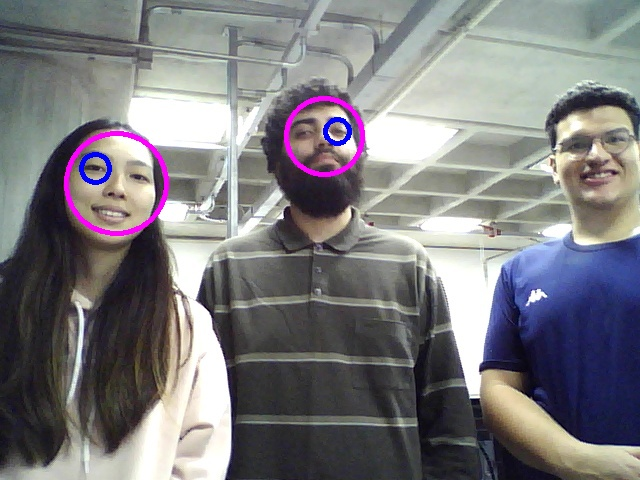
//> input picture Labs/lab07/lab7_1/foto_grupo.jpg, 640 x 480 px
$ ./lab7 -image=foto_grupo.jpg   (built with g++ and OpenCV 4)
//> lines starting //> are read from the running program, lines starting //| are printed output that depends on the picture; after the words box and inside, x2 and y2 are one past the last pixel; in counts of white or black regions, pixels touching at a corner belong together
#include "opencv2/objdetect.hpp"
#include "opencv2/highgui.hpp"
#include "opencv2/imgproc.hpp"
#include <iostream>

using namespace std;
using namespace cv;

void detectAndDisplay( Mat frame );

CascadeClassifier face_cascade;
CascadeClassifier eyes_cascade;

int main( int argc, const char** argv )
{
    CommandLineParser parser(argc, argv,
                             "{help h||}"
                             "{face_cascade|haarcascades/haarcascade_frontalface_alt.xml|Path to face cascade.}"
                             "{eyes_cascade|haarcascades/haarcascade_eye_tree_eyeglasses.xml|Path to eyes cascade.}"
                             "{image|foto_original.jpg|Path to input image.}");

    parser.about( "\nThis program demonstrates using the cv::CascadeClassifier class to detect objects (Face + eyes) in an image.\n"
                 "You can use Haar or LBP features.\n\n" );
    parser.printMessage();

    String face_cascade_name = samples::findFile( parser.get<String>("face_cascade") );
    String eyes_cascade_name = samples::findFile( parser.get<String>("eyes_cascade") );
    String image_path = parser.get<String>("image");

    //-- 1. Load the cascades
    if( !face_cascade.load( face_cascade_name ) )
    {
        cout << "--(!)Error loading face cascade\n";
        return -1;
    };
    if( !eyes_cascade.load( eyes_cascade_name ) )
    {
        cout << "--(!)Error loading eyes cascade\n";
        return -1;
    };

    //-- 2. Read the image
    Mat frame = imread(image_path);
//> frame is the input picture: 480 rows x 640 cols, CV_8UC3; mean B, G, R 125.9, 122.8, 124.1
    if (frame.empty())
    {
        cout << "--(!)Error loading image\n";
        return -1;
    }

    //-- 3. Apply the classifier to the image
    detectAndDisplay(frame);

    waitKey();
    return 0;
}

void detectAndDisplay( Mat frame )
{
    Mat frame_gray;
    cvtColor( frame, frame_gray, COLOR_BGR2GRAY );
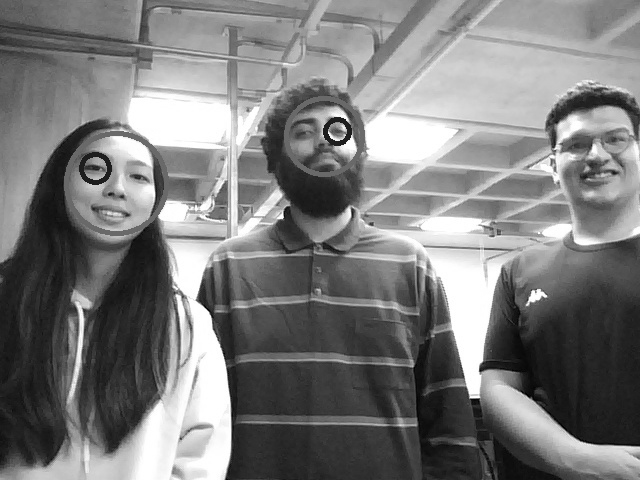
//> frame_gray: 480 rows x 640 cols, CV_8UC1; min 1, max 255, mean 123.6
    equalizeHist( frame_gray, frame_gray );

    //-- Detect faces
    std::vector<Rect> faces;
    face_cascade.detectMultiScale( frame_gray, faces );
//> faces = 2 Rects (x, y, width, height): [278, 96, 87, 87], [67, 134, 102, 102]

    for ( size_t i = 0; i < faces.size(); i++ )
    {
        Point center( faces[i].x + faces[i].width/2, faces[i].y + faces[i].height/2 );
        ellipse( frame, center, Size( faces[i].width/2, faces[i].height/2 ), 0, 0, 360, Scalar( 255, 0, 255 ), 4 );

        Mat faceROI = frame_gray( faces[i] );

        //-- In each face, detect eyes
        std::vector<Rect> eyes;
        eyes_cascade.detectMultiScale( faceROI, eyes );

        for ( size_t j = 0; j < eyes.size(); j++ )
        {
            Point eye_center( faces[i].x + eyes[j].x + eyes[j].width/2, faces[i].y + eyes[j].y + eyes[j].height/2 );
            int radius = cvRound( (eyes[j].width + eyes[j].height)*0.25 );
            circle( frame, eye_center, radius, Scalar( 255, 0, 0 ), 4 );
        }
    }
//> this loop made 2 passes
//> center on passes 1 to 2: Point(321, 139), Point(118, 185)
//> pass 1, in detectAndDisplay, `Mat faceROI = frame_gray( faces[i] );`:
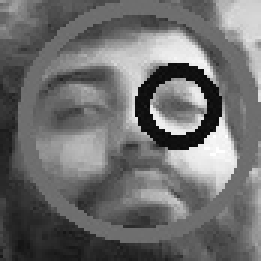
//> faceROI: 87 rows x 87 cols, CV_8UC1 (shown 3 times larger); min 6, max 255, mean 110.3
//> pass 2, in detectAndDisplay, `Mat faceROI = frame_gray( faces[i] );`:
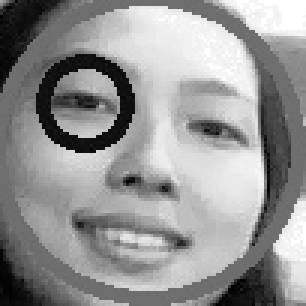
//> faceROI: 102 rows x 102 cols, CV_8UC1 (shown 3 times larger); min 0, max 255, mean 148.1
//> after the loop:
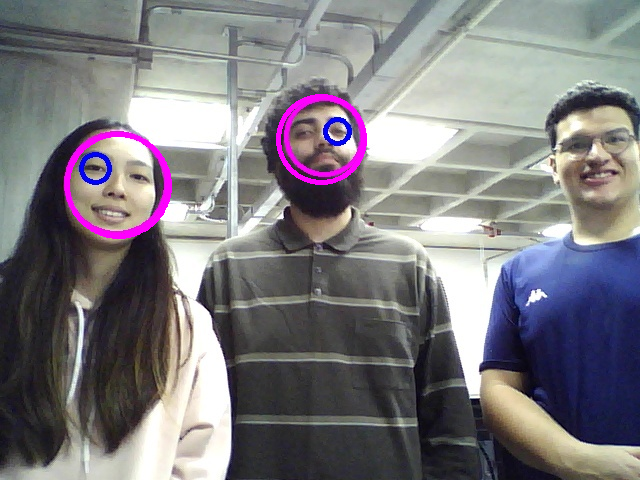
//> frame: 480 rows x 640 cols, CV_8UC3; 0.93% of pixels changed, all inside (x1, y1, x2, y2) = (65, 94, 367, 239)

    //-- Show what you got
    imwrite("foto_original.jpg", frame);
    imshow("Image - Face detection", frame );
}

$ run again, on Labs/lab07/lab7_1/Lia.jpg
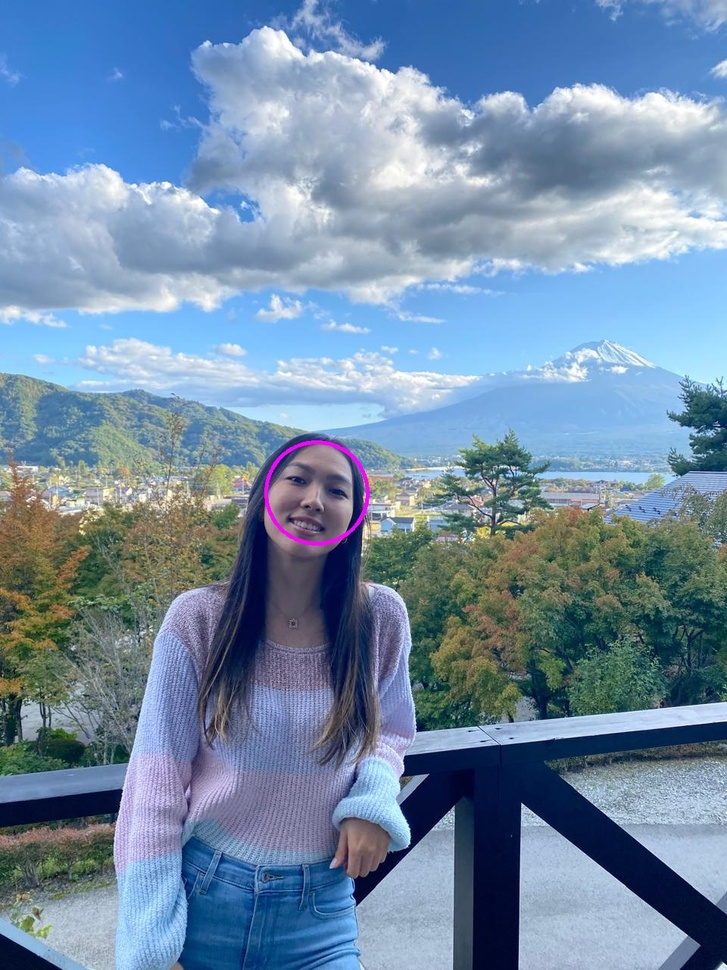
//> input picture Labs/lab07/lab7_1/Lia.jpg, 727 x 970 px, shrunk from 960 x 1280 before the run
//> frame is the input picture: 970 rows x 727 cols, CV_8UC3; mean B, G, R 166.9, 139.7, 113.6
//> in detectAndDisplay, `equalizeHist( frame_gray, frame_gray );`:
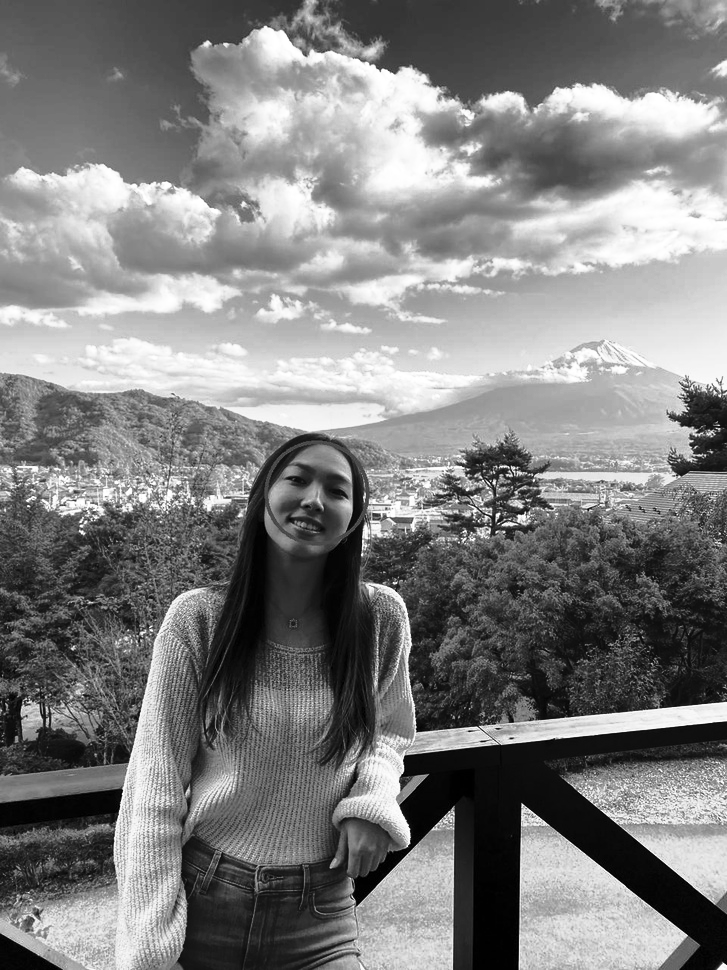
//> frame_gray: 970 rows x 727 cols, CV_8UC1; min 0, max 255, mean 128.2
//> faces = 1 Rect (x, y, width, height): [267, 442, 102, 102]
//> the loop in detectAndDisplay, `for ( size_t i = 0; i < faces.size(); i++ )` made 1 pass
//> center on pass 1: Point(318, 493)
//> after the loop in detectAndDisplay, `for ( size_t i = 0; i < faces.size(); i++ )`:
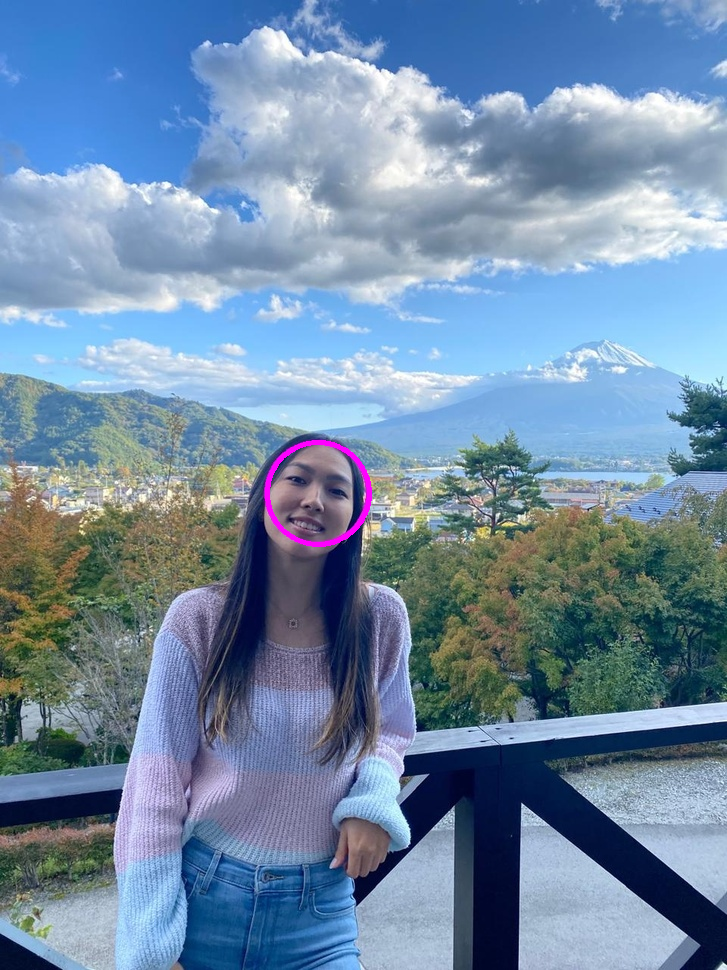
//> frame: 970 rows x 727 cols, CV_8UC3; 0.22% of pixels changed, all inside (x1, y1, x2, y2) = (265, 440, 372, 547)
